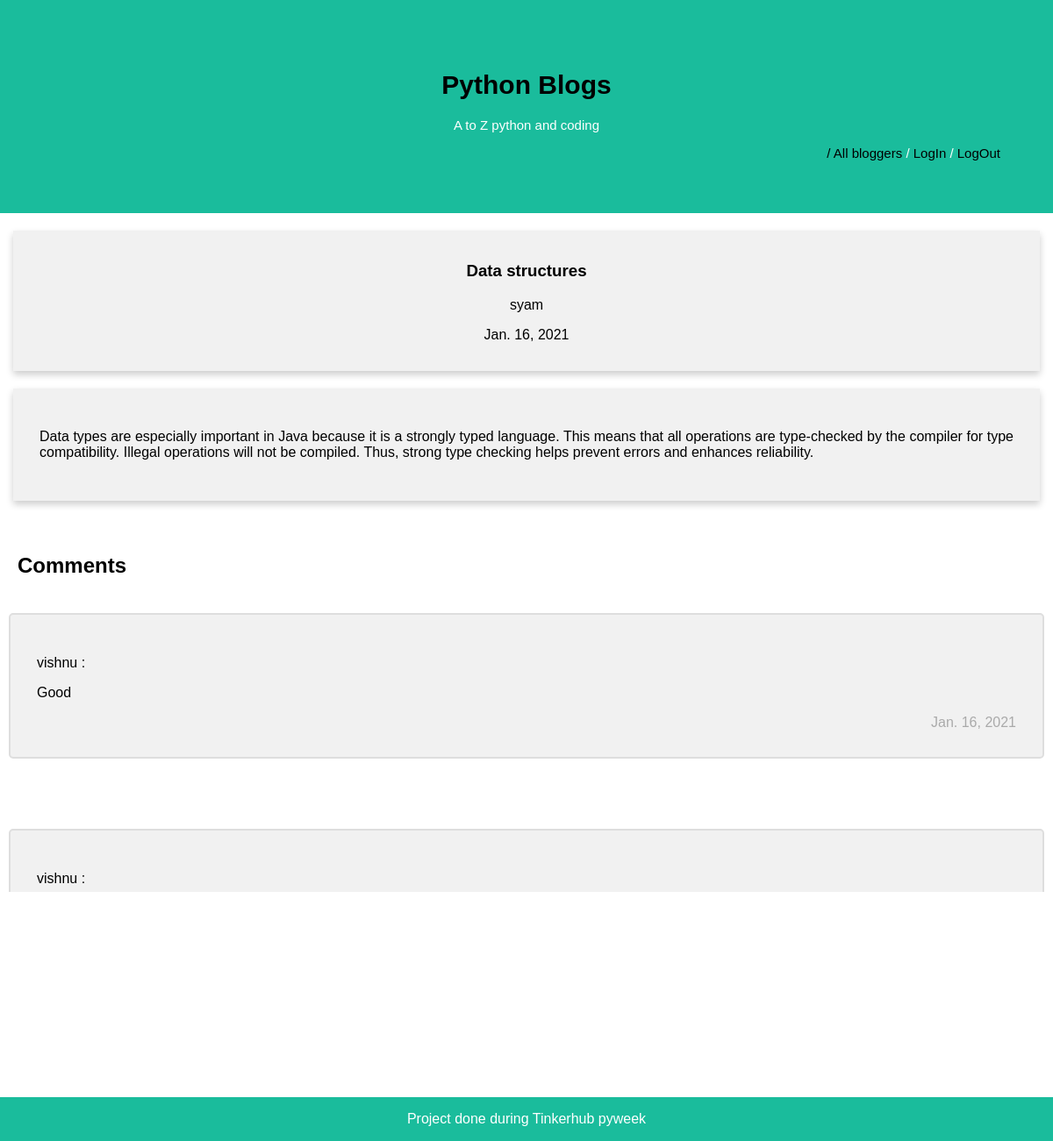
Page /blog/8/ on the committed database.
### blog/models.py (models this page shows, shortened)
class Article(models.Model):
    name=models.CharField(max_length=100)
    content=models.CharField(max_length=1500,)
    publishing_date=models.DateField(default=date.today)
    author=models.ForeignKey(Author, on_delete=models.SET_NULL,null=True)
    class Meta:
        ordering=["-publishing_date"]

class Author(models.Model):
    user = models.OneToOneField(User, on_delete=models.SET_NULL,null=True)
    class Meta:
        ordering=["user"]
    def __str__(self):
        return self.user.username

class Comment(models.Model):
    comment_text=models.CharField(max_length=200)
    person=models.ForeignKey(User,on_delete=models.SET_NULL,null=True)
    date=models.DateField(auto_now_add=True)
    article=models.ForeignKey(Article,on_delete=models.CASCADE)
    class Meta:
        ordering=['date']

### blog/views.py (the view)
# urls.py: path('blog/<int:pk>/', blogView, name='blog-view'),
def blogView(request, pk):
    blog=get_object_or_404(Article, pk=pk)
    comments=Comment.objects.filter(article=blog)
    context = {
        'blog': blog,
        'comments':comments
        }
    return render(request, 'blog.html', context=context)

### blog/templates/blog.html (shortened to what this page needs)
{% extends 'base.html' %} {% block content %}
    <div class="row">
      <div class="card">
        <a href="#"> <h3>{{ blog.name }}</h3></a>
        <a href="#"><p>{{ blog.author }}</p></a>
        <p>{{ blog.publishing_date }}</p>
      </div>
      <div class="card" style="text-align: justify; padding: 30px;">
        <p>
          {{ blog.content }}</p>
      </div>
    </div>
    <div class="comments">
      <h2 style="padding: 20px; font-size: 18;">Comments</h2>
      {% if comments %}
      {% for comment in comments %}
      <div class="container" style="margin-bottom: 80px;">
       <p>{{ comment.person}} :</p>
        <p>{{ comment.comment_text }}</p>
        <span class="time-right">{{ comment.date }}</span>
      </div>
      {% endfor %}
      {% else %}
      <p>NO comments</p>
      {% endif %}
    </div>
    {% endblock %}

### blog/static/css/style.css (style rules this page uses)
* { box-sizing: border-box; }
body { font-family: Arial, Helvetica, sans-serif; }
.row { margin: 0 -5px; }
a { text-decoration: none; color: black; }
.row::after { content: ""; display: table; clear: both; }
.card { box-shadow: 0 4px 8px 0 rgba(0, 0, 0, 0.2); padding: 16px; text-align: center; background-color: #f1f1f1; margin: 20px; }
.container { border: 2px solid #dedede; background-color: #f1f1f1; border-radius: 5px; padding: 30px 30px; margin: 20px 10px; }
.container::after { content: ""; clear: both; display: table; }
.time-right { float: right; color: #aaa; }

### rows in the picture
Article: name "Data structures", author "syam", publishing_date "Jan. 16, 2021", content "Data types are especially important in Java because it is a strongly typed language. This means that all operations are type-checked by the compiler for type compatibility. Illegal operations will not be compiled. Thus, strong type checking helps prevent errors and enhances reliability."
Comment: person "vishnu", comment_text "Good", date "Jan. 16, 2021"
Comment: person "vishnu"
